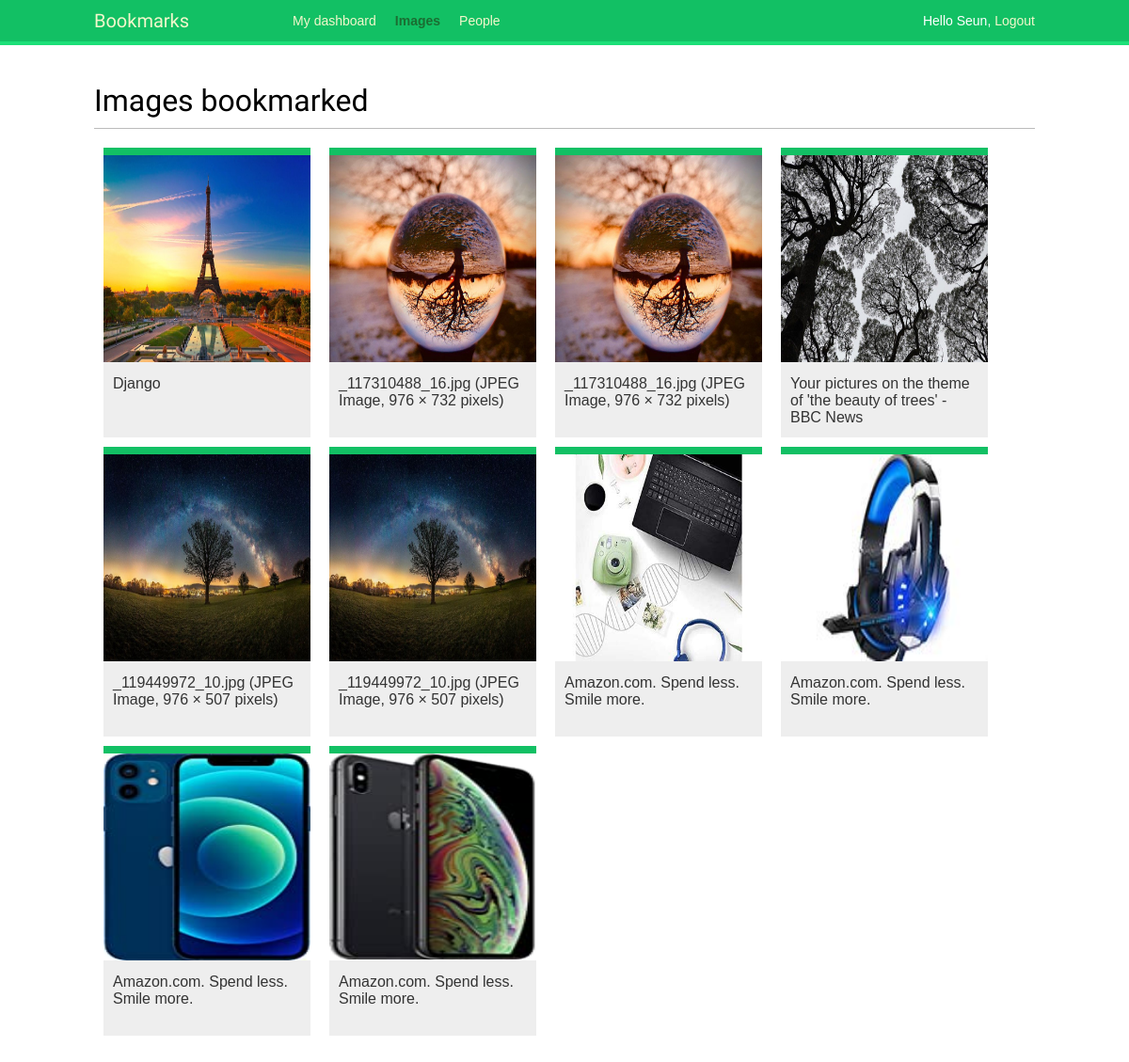
The page /images/ (signed in) on the database its author committed.
### images/models.py (models this page shows, shortened)
class Image(models.Model):
    user = models.ForeignKey(settings.AUTH_USER_MODEL, related_name='images_created', on_delete=models.CASCADE)
    title = models.CharField(max_length=200)
    slug = models.SlugField(max_length=200, blank = True)
    url = models.URLField()
    image = models.ImageField(upload_to='images/%Y/%M/%d/')
    description = models.TextField(blank=True)
    created = models.DateField(auto_now_add=True, db_index=True)
    users_like = models.ManyToManyField(settings.AUTH_USER_MODEL, related_name='images_liked', blank=True)
    total_likes = models.PositiveIntegerField(db_index=True, default=0)
    def get_absolute_url(self):
        return reverse('images:detail', args=[self.id, self.slug])

### images/views.py (the view)
# urls.py: path('', views.image_list, name='list'),
@login_required
def image_list(request):
    images = Image.objects.all()
    paginator = Paginator(images, 10)
    page = request.GET.get('page')
    try:
        images = paginator.page(page)
    except PageNotAnInteger:
        images = paginator.page(1)
    except EmptyPage:
        if request.is_ajax():
            return HttpResponse('')
        images = paginator.page(paginator.num_pages)
    if request.is_ajax():
        return render(request, 'images/image/list_ajax.html', {'section': 'images', 'images': images})
    return render(request, 'images/image/list.html', {'section': 'images', 'images':images})

### images/templates/images/image/list.html (shortened to what this page needs)
{% extends "base.html" %}
{% block content %}
    <h1> Images bookmarked </h1>
    <div id = "image-list">
        {% include "images/image/list_ajax.html" %}
    </div>
{% endblock content %}

### account/templates/base.html (shortened to what this page needs)
{% load static %}
<!DOCTYPE html>
<html>
<head>
    <link href = "{% static 'css/base.css' %}" rel="stylesheet">
</head>
<body>
    <div id = "header">
        <span class="logo">Bookmarks</span>
            {% if request.user.is_authenticated %}
                <ul class = "menu">
                    <li {% if section == "dashboard" %} class = "selected" {% endif %}>
                        <a href = "{% url 'dashboard' %}"> My dashboard </a>
                    </li>
                    <li {% if section == "images" %} class = "selected" {% endif %}>
                        <a href = "{% url 'images:list' %}">Images</a>
                    </li>
                    <li {% if section == "people" %} class = "selected" {% endif %}>
                        <a href = "{% url 'user_list' %}">People</a>
                    </li>
                </ul>
            {% endif %}
        <span class="user">
            {% if request.user.is_authenticated %}
                Hello {{ request.user.username }},
                <a href = "{% url 'logout' %}"> Logout </a>
            {% else %}
                <a href = "{% url 'login' %}"> Log-in </a>
            {% endif %}
        </span>
    </div>
    <div id="content">
        {% block content %}{% endblock content %}
    </div>
</body>
</html>

### images/templates/images/image/list_ajax.html
{% load thumbnail %}
{% for image in images %}
    <div class="image">
        <a href="{{ image.get_absolute_url }}">
            {% thumbnail image.image "300x300" crop="100%" as im %}
                <a href="{{ image.get_absolute_url }}">
                    <img src="{{ im.url }}">
                </a>
            {% endthumbnail %}
        </a>
        <div class="info">
            <a href="{{ image.get_absolute_url }}">
                {{ image.title }}
            </a>
        </div>
    </div>
{% endfor %}

### account/static/css/base.css (style rules this page uses)
body { margin:0; padding:0; font-family:helvetica, sans-serif; }
a { color:#12c064; text-decoration:none; }
h1, h2, h3, h4, h5 , h6 { font-family: 'Muli', sans-serif; font-weight:normal; }
h1 { border-bottom:1px solid #bbb; padding:0 0 10px 0; margin:10px 0 20px 0; }
#header { padding:10px 100px; font-size:14px; background:#12c064; color:#fff; border-bottom:4px solid #1cdf78; overflow:auto; }
#header .logo { font-family: 'Muli', sans-serif; float:left; color:#f3f7cc; font-size:20px; margin-right:10%; }
#header ul.menu { list-style:none; float:left; margin:0; padding:0; }
#header ul.menu li { float:left; padding:4px 10px; }
#header ul.menu li.selected a, #header ul.menu li.selected a:hover { color:#1b6d32; font-weight:bold; }
#header a { color:#f3f7cc; }
#header .user { float:right; padding-top:4px; }
#content { padding:30px 100px; }
#image-list { overflow:auto; }
#image-list .image { float:left; width:220px; height:300px; margin:0 10px 10px 10px; border-top:8px solid #12c064; background:#eee; }
#image-list img { width:220px; height:220px; }
#image-list .info { padding:10px; }
#image-list .info a { color:#333; }

### rows shown on the page
Image: shows a picture, title "Django"
Image: title "_117310488_16.jpg (JPEG Image, 976 × 732 pixels)"
Image: title "_117310488_16.jpg (JPEG Image, 976 × 732 pixels)"
Image: shows a picture, title "Your pictures on the theme of 'the beauty of trees' - BBC News"
Image: title "_119449972_10.jpg (JPEG Image, 976 × 507 pixels)"
Image: title "_119449972_10.jpg (JPEG Image, 976 × 507 pixels)"
Image: shows a picture, title "Amazon.com. Spend less. Smile more."
Image: shows a picture, title "Amazon.com. Spend less. Smile more."
Image: shows a picture, title "Amazon.com. Spend less. Smile more."
Image: shows a picture, title "Amazon.com. Spend less. Smile more."

### other values the page prints
{{ request.user.username }} "Seun"
